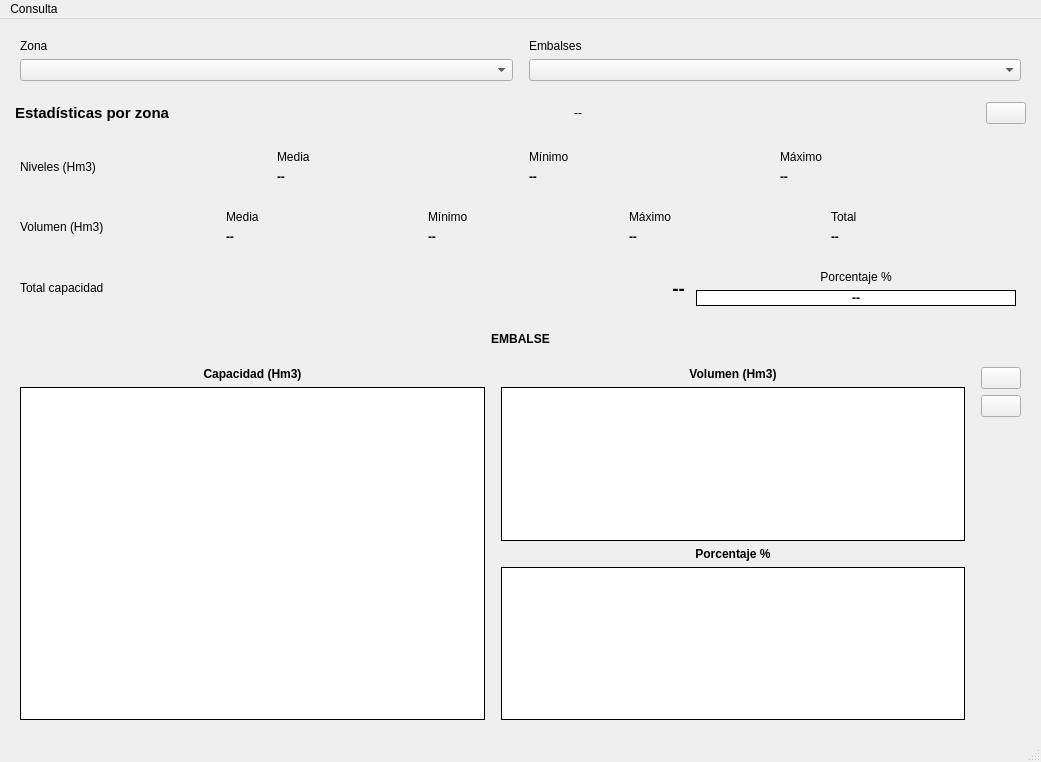
<?xml version="1.0" encoding="UTF-8"?>
<ui version="4.0">
 <class>MainWindow</class>
 <widget class="QMainWindow" name="MainWindow">
  <property name="geometry">
   <rect>
    <x>0</x>
    <y>0</y>
    <width>1041</width>
    <height>762</height>
   </rect>
  </property>
  <property name="minimumSize">
   <size>
    <width>840</width>
    <height>600</height>
   </size>
  </property>
  <property name="windowTitle">
   <string>Ver embalse</string>
  </property>
  <widget class="QWidget" name="centralwidget">
   <layout class="QVBoxLayout" name="verticalLayout_2">
    <property name="sizeConstraint">
     <enum>QLayout::SetDefaultConstraint</enum>
    </property>
    <property name="leftMargin">
     <number>10</number>
    </property>
    <property name="topMargin">
     <number>10</number>
    </property>
    <property name="rightMargin">
     <number>10</number>
    </property>
    <property name="bottomMargin">
     <number>10</number>
    </property>
    <item>
     <layout class="QHBoxLayout" name="horizontalLayout">
      <property name="sizeConstraint">
       <enum>QLayout::SetFixedSize</enum>
      </property>
      <property name="leftMargin">
       <number>5</number>
      </property>
      <property name="topMargin">
       <number>5</number>
      </property>
      <property name="rightMargin">
       <number>5</number>
      </property>
      <property name="bottomMargin">
       <number>5</number>
      </property>
      <item>
       <layout class="QVBoxLayout" name="verticalLayout_4">
        <property name="sizeConstraint">
         <enum>QLayout::SetMinimumSize</enum>
        </property>
        <property name="leftMargin">
         <number>5</number>
        </property>
        <property name="topMargin">
         <number>5</number>
        </property>
        <property name="rightMargin">
         <number>5</number>
        </property>
        <property name="bottomMargin">
         <number>5</number>
        </property>
        <item>
         <widget class="QLabel" name="label_3">
          <property name="sizePolicy">
           <sizepolicy hsizetype="Preferred" vsizetype="Fixed">
            <horstretch>0</horstretch>
            <verstretch>0</verstretch>
           </sizepolicy>
          </property>
          <property name="text">
           <string>Zona</string>
          </property>
         </widget>
        </item>
        <item>
         <widget class="QComboBox" name="cmbZona">
          <property name="sizePolicy">
           <sizepolicy hsizetype="Expanding" vsizetype="Fixed">
            <horstretch>0</horstretch>
            <verstretch>0</verstretch>
           </sizepolicy>
          </property>
         </widget>
        </item>
       </layout>
      </item>
      <item>
       <layout class="QVBoxLayout" name="verticalLayout_3">
        <property name="sizeConstraint">
         <enum>QLayout::SetMinimumSize</enum>
        </property>
        <property name="leftMargin">
         <number>5</number>
        </property>
        <property name="topMargin">
         <number>5</number>
        </property>
        <property name="rightMargin">
         <number>5</number>
        </property>
        <property name="bottomMargin">
         <number>5</number>
        </property>
        <item>
         <widget class="QLabel" name="label_4">
          <property name="sizePolicy">
           <sizepolicy hsizetype="Preferred" vsizetype="Fixed">
            <horstretch>0</horstretch>
            <verstretch>0</verstretch>
           </sizepolicy>
          </property>
          <property name="text">
           <string>Embalses</string>
          </property>
         </widget>
        </item>
        <item>
         <widget class="QComboBox" name="cmbEmbalse">
          <property name="sizePolicy">
           <sizepolicy hsizetype="Expanding" vsizetype="Fixed">
            <horstretch>0</horstretch>
            <verstretch>0</verstretch>
           </sizepolicy>
          </property>
         </widget>
        </item>
       </layout>
      </item>
     </layout>
    </item>
    <item>
     <layout class="QHBoxLayout" name="horizontalLayout_5">
      <property name="leftMargin">
       <number>5</number>
      </property>
      <property name="topMargin">
       <number>5</number>
      </property>
      <property name="rightMargin">
       <number>5</number>
      </property>
      <property name="bottomMargin">
       <number>5</number>
      </property>
      <item>
       <widget class="QLabel" name="label_10">
        <property name="font">
         <font>
          <pointsize>11</pointsize>
          <bold>true</bold>
         </font>
        </property>
        <property name="text">
         <string>Estadísticas por zona</string>
        </property>
       </widget>
      </item>
      <item>
       <spacer name="horizontalSpacer_2">
        <property name="orientation">
         <enum>Qt::Horizontal</enum>
        </property>
        <property name="sizeHint" stdset="0">
         <size>
          <width>40</width>
          <height>20</height>
         </size>
        </property>
       </spacer>
      </item>
      <item>
       <widget class="QLabel" name="lblZona">
        <property name="text">
         <string>--</string>
        </property>
        <property name="alignment">
         <set>Qt::AlignRight|Qt::AlignTrailing|Qt::AlignVCenter</set>
        </property>
       </widget>
      </item>
      <item>
       <spacer name="horizontalSpacer">
        <property name="orientation">
         <enum>Qt::Horizontal</enum>
        </property>
        <property name="sizeHint" stdset="0">
         <size>
          <width>40</width>
          <height>20</height>
         </size>
        </property>
       </spacer>
      </item>
      <item>
       <layout class="QHBoxLayout" name="horizontalLayout_6">
        <item>
         <widget class="QPushButton" name="btnVerEmbalses">
          <property name="text">
           <string/>
          </property>
         </widget>
        </item>
       </layout>
      </item>
     </layout>
    </item>
    <item>
     <layout class="QVBoxLayout" name="verticalLayout">
      <property name="sizeConstraint">
       <enum>QLayout::SetFixedSize</enum>
      </property>
      <property name="leftMargin">
       <number>5</number>
      </property>
      <property name="topMargin">
       <number>5</number>
      </property>
      <property name="rightMargin">
       <number>5</number>
      </property>
      <property name="bottomMargin">
       <number>5</number>
      </property>
      <item>
       <layout class="QHBoxLayout" name="horizontalLayout_4">
        <property name="sizeConstraint">
         <enum>QLayout::SetFixedSize</enum>
        </property>
        <property name="leftMargin">
         <number>5</number>
        </property>
        <property name="topMargin">
         <number>5</number>
        </property>
        <property name="rightMargin">
         <number>5</number>
        </property>
        <property name="bottomMargin">
         <number>5</number>
        </property>
        <item>
         <widget class="QLabel" name="label_5">
          <property name="sizePolicy">
           <sizepolicy hsizetype="Preferred" vsizetype="Fixed">
            <horstretch>0</horstretch>
            <verstretch>0</verstretch>
           </sizepolicy>
          </property>
          <property name="text">
           <string>Niveles (Hm3)</string>
          </property>
         </widget>
        </item>
        <item>
         <layout class="QVBoxLayout" name="verticalLayout_7">
          <property name="leftMargin">
           <number>5</number>
          </property>
          <property name="topMargin">
           <number>5</number>
          </property>
          <property name="rightMargin">
           <number>5</number>
          </property>
          <property name="bottomMargin">
           <number>5</number>
          </property>
          <item>
           <widget class="QLabel" name="label_7">
            <property name="sizePolicy">
             <sizepolicy hsizetype="Preferred" vsizetype="Fixed">
              <horstretch>0</horstretch>
              <verstretch>0</verstretch>
             </sizepolicy>
            </property>
            <property name="text">
             <string>Media</string>
            </property>
           </widget>
          </item>
          <item>
           <widget class="QLabel" name="lblNivelMedia">
            <property name="sizePolicy">
             <sizepolicy hsizetype="Preferred" vsizetype="Fixed">
              <horstretch>0</horstretch>
              <verstretch>0</verstretch>
             </sizepolicy>
            </property>
            <property name="font">
             <font>
              <bold>true</bold>
             </font>
            </property>
            <property name="text">
             <string>--</string>
            </property>
           </widget>
          </item>
         </layout>
        </item>
        <item>
         <layout class="QVBoxLayout" name="verticalLayout_6">
          <property name="leftMargin">
           <number>5</number>
          </property>
          <property name="topMargin">
           <number>5</number>
          </property>
          <property name="rightMargin">
           <number>5</number>
          </property>
          <property name="bottomMargin">
           <number>5</number>
          </property>
          <item>
           <widget class="QLabel" name="label_9">
            <property name="sizePolicy">
             <sizepolicy hsizetype="Preferred" vsizetype="Fixed">
              <horstretch>0</horstretch>
              <verstretch>0</verstretch>
             </sizepolicy>
            </property>
            <property name="text">
             <string>Mínimo</string>
            </property>
           </widget>
          </item>
          <item>
           <widget class="QLabel" name="lblNivelMinimo">
            <property name="sizePolicy">
             <sizepolicy hsizetype="Preferred" vsizetype="Fixed">
              <horstretch>0</horstretch>
              <verstretch>0</verstretch>
             </sizepolicy>
            </property>
            <property name="font">
             <font>
              <bold>true</bold>
             </font>
            </property>
            <property name="text">
             <string>--</string>
            </property>
           </widget>
          </item>
         </layout>
        </item>
        <item>
         <layout class="QVBoxLayout" name="verticalLayout_5">
          <property name="leftMargin">
           <number>5</number>
          </property>
          <property name="topMargin">
           <number>5</number>
          </property>
          <property name="rightMargin">
           <number>5</number>
          </property>
          <property name="bottomMargin">
           <number>5</number>
          </property>
          <item>
           <widget class="QLabel" name="label_11">
            <property name="sizePolicy">
             <sizepolicy hsizetype="Preferred" vsizetype="Fixed">
              <horstretch>0</horstretch>
              <verstretch>0</verstretch>
             </sizepolicy>
            </property>
            <property name="text">
             <string>Máximo</string>
            </property>
           </widget>
          </item>
          <item>
           <widget class="QLabel" name="lblNivelMaximo">
            <property name="sizePolicy">
             <sizepolicy hsizetype="Preferred" vsizetype="Fixed">
              <horstretch>0</horstretch>
              <verstretch>0</verstretch>
             </sizepolicy>
            </property>
            <property name="font">
             <font>
              <bold>true</bold>
             </font>
            </property>
            <property name="text">
             <string>--</string>
            </property>
           </widget>
          </item>
         </layout>
        </item>
       </layout>
      </item>
      <item>
       <layout class="QHBoxLayout" name="horizontalLayout_3">
        <property name="sizeConstraint">
         <enum>QLayout::SetFixedSize</enum>
        </property>
        <property name="leftMargin">
         <number>5</number>
        </property>
        <property name="topMargin">
         <number>5</number>
        </property>
        <property name="rightMargin">
         <number>5</number>
        </property>
        <property name="bottomMargin">
         <number>5</number>
        </property>
        <item>
         <widget class="QLabel" name="label_6">
          <property name="sizePolicy">
           <sizepolicy hsizetype="Preferred" vsizetype="Fixed">
            <horstretch>0</horstretch>
            <verstretch>0</verstretch>
           </sizepolicy>
          </property>
          <property name="text">
           <string>Volumen (Hm3)</string>
          </property>
         </widget>
        </item>
        <item>
         <layout class="QVBoxLayout" name="verticalLayout_10">
          <property name="leftMargin">
           <number>5</number>
          </property>
          <property name="topMargin">
           <number>5</number>
          </property>
          <property name="rightMargin">
           <number>5</number>
          </property>
          <property name="bottomMargin">
           <number>5</number>
          </property>
          <item>
           <widget class="QLabel" name="label_13">
            <property name="sizePolicy">
             <sizepolicy hsizetype="Preferred" vsizetype="Fixed">
              <horstretch>0</horstretch>
              <verstretch>0</verstretch>
             </sizepolicy>
            </property>
            <property name="text">
             <string>Media</string>
            </property>
           </widget>
          </item>
          <item>
           <widget class="QLabel" name="lblVolumenMedia">
            <property name="sizePolicy">
             <sizepolicy hsizetype="Preferred" vsizetype="Fixed">
              <horstretch>0</horstretch>
              <verstretch>0</verstretch>
             </sizepolicy>
            </property>
            <property name="font">
             <font>
              <bold>true</bold>
             </font>
            </property>
            <property name="text">
             <string>--</string>
            </property>
           </widget>
          </item>
         </layout>
        </item>
        <item>
         <layout class="QVBoxLayout" name="verticalLayout_9">
          <property name="leftMargin">
           <number>5</number>
          </property>
          <property name="topMargin">
           <number>5</number>
          </property>
          <property name="rightMargin">
           <number>5</number>
          </property>
          <property name="bottomMargin">
           <number>5</number>
          </property>
          <item>
           <widget class="QLabel" name="label_15">
            <property name="sizePolicy">
             <sizepolicy hsizetype="Preferred" vsizetype="Fixed">
              <horstretch>0</horstretch>
              <verstretch>0</verstretch>
             </sizepolicy>
            </property>
            <property name="text">
             <string>Mínimo</string>
            </property>
           </widget>
          </item>
          <item>
           <widget class="QLabel" name="lblVolumenMinimo">
            <property name="sizePolicy">
             <sizepolicy hsizetype="Preferred" vsizetype="Fixed">
              <horstretch>0</horstretch>
              <verstretch>0</verstretch>
             </sizepolicy>
            </property>
            <property name="font">
             <font>
              <bold>true</bold>
             </font>
            </property>
            <property name="text">
             <string>--</string>
            </property>
           </widget>
          </item>
         </layout>
        </item>
        <item>
         <layout class="QVBoxLayout" name="verticalLayout_8">
          <property name="leftMargin">
           <number>5</number>
          </property>
          <property name="topMargin">
           <number>5</number>
          </property>
          <property name="rightMargin">
           <number>5</number>
          </property>
          <property name="bottomMargin">
           <number>5</number>
          </property>
          <item>
           <widget class="QLabel" name="label_17">
            <property name="sizePolicy">
             <sizepolicy hsizetype="Preferred" vsizetype="Fixed">
              <horstretch>0</horstretch>
              <verstretch>0</verstretch>
             </sizepolicy>
            </property>
            <property name="text">
             <string>Máximo</string>
            </property>
           </widget>
          </item>
          <item>
           <widget class="QLabel" name="lblVolumenMaximo">
            <property name="sizePolicy">
             <sizepolicy hsizetype="Preferred" vsizetype="Fixed">
              <horstretch>0</horstretch>
              <verstretch>0</verstretch>
             </sizepolicy>
            </property>
            <property name="font">
             <font>
              <bold>true</bold>
             </font>
            </property>
            <property name="text">
             <string>--</string>
            </property>
           </widget>
          </item>
         </layout>
        </item>
        <item>
         <layout class="QVBoxLayout" name="verticalLayout_17">
          <property name="leftMargin">
           <number>5</number>
          </property>
          <property name="topMargin">
           <number>5</number>
          </property>
          <property name="rightMargin">
           <number>5</number>
          </property>
          <property name="bottomMargin">
           <number>5</number>
          </property>
          <item>
           <widget class="QLabel" name="label_8">
            <property name="text">
             <string>Total</string>
            </property>
           </widget>
          </item>
          <item>
           <widget class="QLabel" name="lblVolumenTotal">
            <property name="font">
             <font>
              <bold>true</bold>
             </font>
            </property>
            <property name="text">
             <string>--</string>
            </property>
           </widget>
          </item>
         </layout>
        </item>
       </layout>
      </item>
      <item>
       <layout class="QHBoxLayout" name="horizontalLayout_7">
        <property name="leftMargin">
         <number>5</number>
        </property>
        <property name="topMargin">
         <number>5</number>
        </property>
        <property name="rightMargin">
         <number>5</number>
        </property>
        <property name="bottomMargin">
         <number>5</number>
        </property>
        <item>
         <widget class="QLabel" name="label_12">
          <property name="text">
           <string>Total capacidad</string>
          </property>
         </widget>
        </item>
        <item>
         <widget class="QLabel" name="lblTotalCapacidadZona">
          <property name="font">
           <font>
            <pointsize>14</pointsize>
            <bold>true</bold>
           </font>
          </property>
          <property name="text">
           <string>--</string>
          </property>
          <property name="alignment">
           <set>Qt::AlignRight|Qt::AlignTrailing|Qt::AlignVCenter</set>
          </property>
         </widget>
        </item>
        <item>
         <layout class="QVBoxLayout" name="verticalLayout_14">
          <property name="leftMargin">
           <number>5</number>
          </property>
          <property name="topMargin">
           <number>5</number>
          </property>
          <property name="rightMargin">
           <number>5</number>
          </property>
          <property name="bottomMargin">
           <number>5</number>
          </property>
          <item>
           <widget class="QLabel" name="label">
            <property name="text">
             <string>Porcentaje %</string>
            </property>
            <property name="alignment">
             <set>Qt::AlignCenter</set>
            </property>
           </widget>
          </item>
          <item>
           <widget class="QLabel" name="lblPorcentajeVolumenTotal">
            <property name="font">
             <font>
              <bold>true</bold>
             </font>
            </property>
            <property name="styleSheet">
             <string notr="true">background-color: white; border: 1px solid black;</string>
            </property>
            <property name="text">
             <string>--</string>
            </property>
            <property name="alignment">
             <set>Qt::AlignCenter</set>
            </property>
           </widget>
          </item>
         </layout>
        </item>
       </layout>
      </item>
     </layout>
    </item>
    <item>
     <layout class="QVBoxLayout" name="verticalLayout_15" stretch="0">
      <property name="sizeConstraint">
       <enum>QLayout::SetFixedSize</enum>
      </property>
      <property name="leftMargin">
       <number>5</number>
      </property>
      <property name="topMargin">
       <number>5</number>
      </property>
      <property name="rightMargin">
       <number>5</number>
      </property>
      <property name="bottomMargin">
       <number>5</number>
      </property>
      <item>
       <widget class="QLabel" name="lblNombreEmbalse">
        <property name="sizePolicy">
         <sizepolicy hsizetype="Preferred" vsizetype="Fixed">
          <horstretch>0</horstretch>
          <verstretch>0</verstretch>
         </sizepolicy>
        </property>
        <property name="font">
         <font>
          <bold>true</bold>
         </font>
        </property>
        <property name="text">
         <string>EMBALSE</string>
        </property>
        <property name="alignment">
         <set>Qt::AlignCenter</set>
        </property>
       </widget>
      </item>
     </layout>
    </item>
    <item>
     <layout class="QHBoxLayout" name="horizontalLayout_2">
      <property name="sizeConstraint">
       <enum>QLayout::SetDefaultConstraint</enum>
      </property>
      <property name="leftMargin">
       <number>5</number>
      </property>
      <property name="topMargin">
       <number>5</number>
      </property>
      <property name="rightMargin">
       <number>5</number>
      </property>
      <property name="bottomMargin">
       <number>5</number>
      </property>
      <item>
       <layout class="QVBoxLayout" name="verticalLayout_13">
        <property name="leftMargin">
         <number>5</number>
        </property>
        <property name="topMargin">
         <number>5</number>
        </property>
        <property name="rightMargin">
         <number>5</number>
        </property>
        <property name="bottomMargin">
         <number>5</number>
        </property>
        <item>
         <widget class="QLabel" name="label_19">
          <property name="sizePolicy">
           <sizepolicy hsizetype="Preferred" vsizetype="Fixed">
            <horstretch>0</horstretch>
            <verstretch>0</verstretch>
           </sizepolicy>
          </property>
          <property name="font">
           <font>
            <bold>true</bold>
           </font>
          </property>
          <property name="text">
           <string>Capacidad (Hm3)</string>
          </property>
          <property name="alignment">
           <set>Qt::AlignCenter</set>
          </property>
         </widget>
        </item>
        <item>
         <widget class="QLabel" name="lblCapacidad">
          <property name="sizePolicy">
           <sizepolicy hsizetype="Expanding" vsizetype="Expanding">
            <horstretch>0</horstretch>
            <verstretch>0</verstretch>
           </sizepolicy>
          </property>
          <property name="font">
           <font>
            <pointsize>14</pointsize>
            <bold>true</bold>
           </font>
          </property>
          <property name="styleSheet">
           <string notr="true">background-color: white; border: 1px solid black;</string>
          </property>
          <property name="text">
           <string/>
          </property>
          <property name="alignment">
           <set>Qt::AlignCenter</set>
          </property>
         </widget>
        </item>
       </layout>
      </item>
      <item>
       <layout class="QVBoxLayout" name="verticalLayout_12">
        <property name="sizeConstraint">
         <enum>QLayout::SetDefaultConstraint</enum>
        </property>
        <property name="leftMargin">
         <number>5</number>
        </property>
        <property name="topMargin">
         <number>5</number>
        </property>
        <property name="rightMargin">
         <number>5</number>
        </property>
        <property name="bottomMargin">
         <number>5</number>
        </property>
        <item>
         <widget class="QLabel" name="label_21">
          <property name="sizePolicy">
           <sizepolicy hsizetype="Preferred" vsizetype="Fixed">
            <horstretch>0</horstretch>
            <verstretch>0</verstretch>
           </sizepolicy>
          </property>
          <property name="font">
           <font>
            <bold>true</bold>
           </font>
          </property>
          <property name="text">
           <string>Volumen (Hm3)</string>
          </property>
          <property name="alignment">
           <set>Qt::AlignCenter</set>
          </property>
         </widget>
        </item>
        <item>
         <widget class="QLabel" name="lblVolumen">
          <property name="sizePolicy">
           <sizepolicy hsizetype="Expanding" vsizetype="Expanding">
            <horstretch>0</horstretch>
            <verstretch>0</verstretch>
           </sizepolicy>
          </property>
          <property name="font">
           <font>
            <pointsize>14</pointsize>
            <bold>true</bold>
           </font>
          </property>
          <property name="styleSheet">
           <string notr="true">background-color: white; border: 1px solid black;</string>
          </property>
          <property name="text">
           <string/>
          </property>
          <property name="alignment">
           <set>Qt::AlignCenter</set>
          </property>
         </widget>
        </item>
        <item>
         <widget class="QLabel" name="label_23">
          <property name="sizePolicy">
           <sizepolicy hsizetype="Preferred" vsizetype="Fixed">
            <horstretch>0</horstretch>
            <verstretch>0</verstretch>
           </sizepolicy>
          </property>
          <property name="font">
           <font>
            <bold>true</bold>
           </font>
          </property>
          <property name="text">
           <string>Porcentaje %</string>
          </property>
          <property name="alignment">
           <set>Qt::AlignCenter</set>
          </property>
         </widget>
        </item>
        <item>
         <widget class="QLabel" name="lblPercent">
          <property name="sizePolicy">
           <sizepolicy hsizetype="Expanding" vsizetype="Expanding">
            <horstretch>0</horstretch>
            <verstretch>0</verstretch>
           </sizepolicy>
          </property>
          <property name="font">
           <font>
            <pointsize>14</pointsize>
            <bold>true</bold>
           </font>
          </property>
          <property name="styleSheet">
           <string notr="true">background-color: white; border: 1px solid black;</string>
          </property>
          <property name="text">
           <string/>
          </property>
          <property name="alignment">
           <set>Qt::AlignCenter</set>
          </property>
         </widget>
        </item>
       </layout>
      </item>
      <item>
       <layout class="QVBoxLayout" name="verticalLayout_11">
        <property name="sizeConstraint">
         <enum>QLayout::SetMinimumSize</enum>
        </property>
        <property name="leftMargin">
         <number>5</number>
        </property>
        <property name="topMargin">
         <number>5</number>
        </property>
        <property name="rightMargin">
         <number>5</number>
        </property>
        <property name="bottomMargin">
         <number>5</number>
        </property>
        <item>
         <widget class="QPushButton" name="btnVerGrafico">
          <property name="sizePolicy">
           <sizepolicy hsizetype="Fixed" vsizetype="Fixed">
            <horstretch>0</horstretch>
            <verstretch>0</verstretch>
           </sizepolicy>
          </property>
          <property name="layoutDirection">
           <enum>Qt::LeftToRight</enum>
          </property>
          <property name="text">
           <string/>
          </property>
         </widget>
        </item>
        <item>
         <widget class="QPushButton" name="btnExportarCSV">
          <property name="sizePolicy">
           <sizepolicy hsizetype="Fixed" vsizetype="Fixed">
            <horstretch>0</horstretch>
            <verstretch>0</verstretch>
           </sizepolicy>
          </property>
          <property name="text">
           <string/>
          </property>
         </widget>
        </item>
        <item>
         <spacer name="verticalSpacer">
          <property name="orientation">
           <enum>Qt::Vertical</enum>
          </property>
          <property name="sizeHint" stdset="0">
           <size>
            <width>20</width>
            <height>40</height>
           </size>
          </property>
         </spacer>
        </item>
       </layout>
      </item>
     </layout>
    </item>
   </layout>
  </widget>
  <widget class="QMenuBar" name="menubar">
   <property name="geometry">
    <rect>
     <x>0</x>
     <y>0</y>
     <width>1041</width>
     <height>22</height>
    </rect>
   </property>
   <widget class="QMenu" name="menuConsulta">
    <property name="title">
     <string>Consulta</string>
    </property>
    <addaction name="actionPor_fecha"/>
   </widget>
   <addaction name="menuConsulta"/>
  </widget>
  <widget class="QStatusBar" name="statusbar"/>
  <action name="actionDiaria">
   <property name="text">
    <string>Diaria</string>
   </property>
  </action>
  <action name="actionMes">
   <property name="text">
    <string>Mensual</string>
   </property>
  </action>
  <action name="actionPor_fecha">
   <property name="text">
    <string>Por fecha</string>
   </property>
  </action>
 </widget>
 <resources/>
 <connections/>
</ui>
